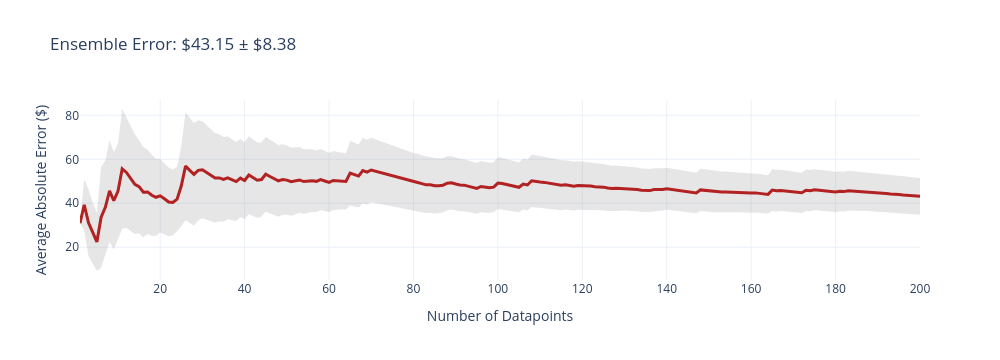
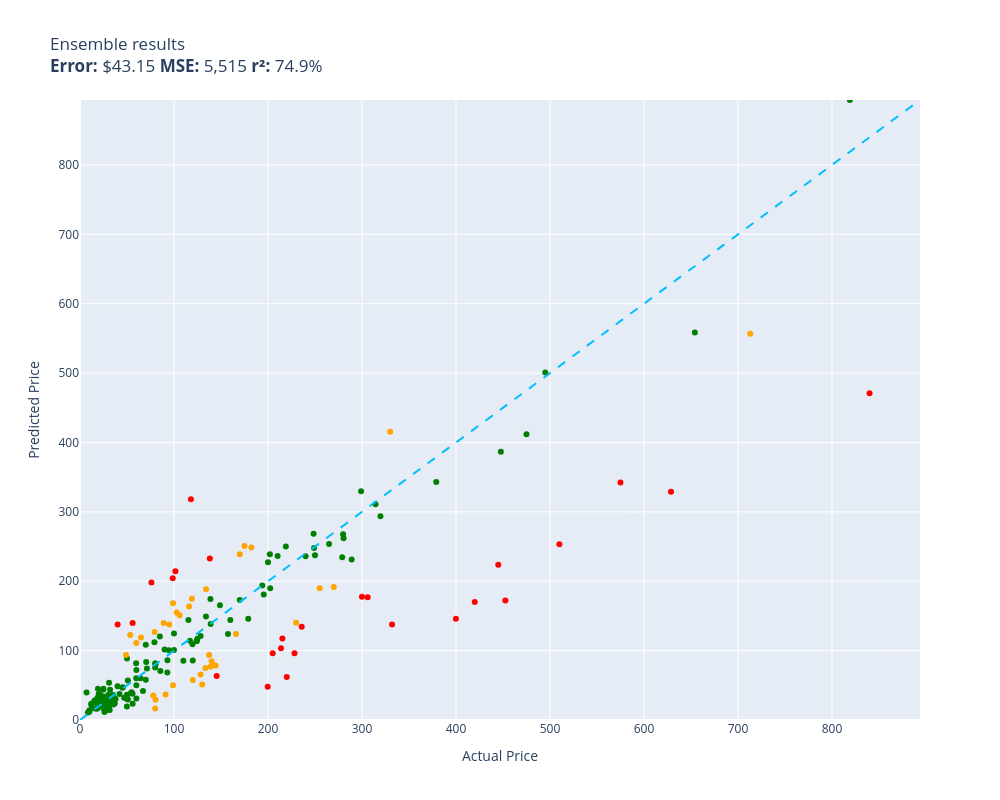

Write notebook code for charts like these, in order.
### Code cell
evaluate(ensemble, test)

### Figure 1 — Plotly figure (JSON) as saved in the notebook; plotly's stock layout.template omitted (floating-point values rounded to 4 significant figures; data arrays with more than 128 entries replaced by an {"elided": "..."} marker saying what was removed)
{"data": [{"fill": "toself", "fillcolor": "rgba(128,128,128,0.2)", "hoverinfo": "skip", "line": {"color": "rgba(255,255,255,0)"}, "name": "95% CI", "showlegend": false, "type": "scatter", "x": {"elided": "400 int values"}, "y": {"elided": "400 float values"}}, {"customdata": {"elided": "200x1 float values"}, "hovertemplate": "n=%{x}<br>Avg Error=$%{y:,.2f}<br>±95% CI=$%{customdata[0]:,.2f}<extra></extra>", "line": {"color": "firebrick", "width": 3}, "mode": "lines", "name": "Cumulative Avg Error", "type": "scatter", "x": {"elided": "200 int values"}, "y": {"elided": "200 float values"}}], "layout": {"height": 360, "showlegend": false, "title": {"text": "Ensemble Error: $43.15 ± $8.38"}, "width": 1000, "xaxis": {"title": {"text": "Number of Datapoints"}}, "yaxis": {"title": {"text": "Average Absolute Error ($)"}}}}

### Figure 2 — Plotly figure (JSON) as saved in the notebook; plotly's stock layout.template omitted (floating-point values rounded to 4 significant figures; data arrays with more than 128 entries replaced by an {"elided": "..."} marker saying what was removed)
{"data": [{"customdata": {"elided": "139x1 str values"}, "hovertemplate": "%{customdata[0]}<extra></extra>", "legendgroup": "green", "marker": {"color": "green", "size": 6, "symbol": "circle"}, "mode": "markers", "name": "green", "orientation": "v", "showlegend": true, "type": "scatter", "x": {"elided": "139 float values"}, "xaxis": "x", "y": {"elided": "139 float values"}, "yaxis": "y"}, {"customdata": [["telpo Headlight Assembly Fit For 15 Camr...\nGuess=$163.71 Actual=$115.99"], ["RBC12-UPC Replacement Battery Cartridge ...\nGuess=$140.20 Actual=$229.99"], ["SuppliesOutlet Compatible Toner Cartridg...\nGuess=$78.73 Actual=$144.29"], ["Pump Head TBVECHI 175PSI 4KW 5.5HP 21CFM...\nGuess=$415.52 Actual=$329.90"], ["Bam France 2002XL Contoured Hightech Bla...\nGuess=$556.55 Actual=$713.00"], ["GJY Portable TV,10.6 inch Mini TV for AT...\nGuess=$126.82 Actual=$79.36"], ["PEMP E65 E66 CDC Simulate Optical Fiber ...\nGuess=$174.90 Actual=$119.00"], ["SKB iSeries 3i-13096-6KP Case for BlackM...\nGuess=$250.67 Actual=$174.99"], ["Clementoni 39132.5 Jigsaw Puzzle 1,000 P...\nGuess=$16.73 Actual=$79.95"], ["KOMPUTERBAY 4GB 2X 2GB DDR2 1066MHz PC2-...\nGuess=$29.07 Actual=$80.34"], ["Tidal Front + Rear Fender Flares 4PC Poc...\nGuess=$189.95 Actual=$254.99"], ["3D Tree Hole Branches 075 Stair Risers D...\nGuess=$51.30 Actual=$129.99"], ["Projector, CRAZVIEW Projector with WiFi ...\nGuess=$122.68 Actual=$53.40"], ["Diversitech WG840585 Motor, (Ddb) 1/3Hp,...\nGuess=$188.61 Actual=$134.12"], ["Webcem Solar Shed Light Outdoor Indoor, ...\nGuess=$35.45 Actual=$77.96"], ["Festool 492370 Platin 2 S1000 Grit 6-Inc...\nGuess=$36.68 Actual=$91.00"], ["Marvel Legends Series X-Men 6-Inch Archa...\nGuess=$50.10 Actual=$98.95"], ["LEGO Marvel Avengers War Machine Buster ...\nGuess=$110.83 Actual=$59.95"], ["ANZO USA 111207 GMC SIERRA 99-06 / YUKON...\nGuess=$248.48 Actual=$182.28"], ["EMART Photography C Stand with Boom Arm,...\nGuess=$57.76 Actual=$119.99"], ["Trim Kit for 2-handle Shower & Tub Valve...\nGuess=$137.74 Actual=$94.99"], ["Aeromotive 13304 Regulator, X1 Adjustabl...\nGuess=$191.60 Actual=$269.95"], ["Ibanez M510OVS Acoustic Mandolin in Vint...\nGuess=$238.74 Actual=$169.99"], ["GENUINE VOLVO THERMOSTAT (3.0, 3.2) S60 ...\nGuess=$154.84 Actual=$102.85"], ["CradlePoint Compact Broadband Router (CB...\nGuess=$139.93 Actual=$89.00"], ["Cardone 84-58642 New HEI Electronic Dist...\nGuess=$123.98 Actual=$165.99"], ["Auertech Portable Washing Machine, 14lbs...\nGuess=$168.43 Actual=$98.99"], ["New Replacement seat cover fits Yamaha M...\nGuess=$76.71 Actual=$138.95"], ["Evan Fischer Radiator Cooling Fan Assemb...\nGuess=$93.63 Actual=$137.34"], ["UPR Mach 1 Chin Spoiler Fits 94-98 Musta...\nGuess=$118.77 Actual=$64.99"], ["ROHL WSGUM3018WH Wire Sink Grids, White\nGuess=$65.58 Actual=$128.28"], ["KUNFINE Android Radio CarPlay & Android ...\nGuess=$151.16 Actual=$106.00"], ["StonKraft Brass Chess Board Game Set wit...\nGuess=$84.85 Actual=$140.00"], ["A-Premium Front Suspension Steering Knuc...\nGuess=$93.60 Actual=$48.99"], ["Targus CityGear Durable Backpack, Black,...\nGuess=$75.01 Actual=$133.43"]], "hovertemplate": "%{customdata[0]}<extra></extra>", "legendgroup": "orange", "marker": {"color": "orange", "size": 6, "symbol": "circle"}, "mode": "markers", "name": "orange", "orientation": "v", "showlegend": true, "type": "scatter", "x": [116.0, 230.0, 144.3, 329.9, 713.0, 79.36, 119.0, 175.0, 79.95, 80.34, 255.0, 130.0, 53.4, 134.1, 77.96, 91.0, 98.95, 59.95, 182.3, 120.0, 94.99, 269.9, 170.0, 102.8, 89.0, 166.0, 98.99, 138.9, 137.3, 64.99, 128.3, 106.0, 140.0, 48.99, 133.4], "xaxis": "x", "y": [163.7, 140.2, 78.73, 415.5, 556.6, 126.8, 174.9, 250.7, 16.73, 29.07, 190.0, 51.3, 122.7, 188.6, 35.45, 36.68, 50.1, 110.8, 248.5, 57.76, 137.7, 191.6, 238.7, 154.8, 139.9, 124.0, 168.4, 76.71, 93.63, 118.8, 65.58, 151.2, 84.85, 93.6, 75.01], "yaxis": "y"}, {"customdata": [["ACDelco GM Original Equipment FW339 Fron...\nGuess=$117.37 Actual=$215.33"], ["Bam Trekking 3027SB Single Black Clarine...\nGuess=$137.76 Actual=$332.00"], ["DEWALT 20V MAX* XR Impact Driver with Bl...\nGuess=$172.20 Actual=$452.53"], ["Aolemi Oil Rubbed Bronze Single Function...\nGuess=$204.25 Actual=$98.65"], ["Travelpro Platinum Elite Slim Business L...\nGuess=$103.43 Actual=$213.83"], ["JRready ST6313 DT Deutsch Connector Kit,...\nGuess=$47.76 Actual=$199.68"], ["Dakota Alert MURS Alert Probe Sensor - M...\nGuess=$61.85 Actual=$219.99"], ["Wenger City Upgrade Laptop Backpack with...\nGuess=$63.58 Actual=$145.42"], ["MC: Pindicator (Dual Intensity Amber)\nGuess=$137.65 Actual=$40.00"], ["Sumerain S1339CM Double Handle Widesprea...\nGuess=$134.40 Actual=$235.86"], ["Poison Spyder 10-08-020 Rocker Knocker\nGuess=$328.98 Actual=$628.76"], ["Lighted Triangle Mirror Cabinet Bathroom...\nGuess=$223.70 Actual=$445.00"], ["BESTILL Wall Mounted Shower Faucet Set, ...\nGuess=$198.23 Actual=$76.00"], ["Kingston Brass KS269SN Kingston Clawfoot...\nGuess=$176.77 Actual=$305.99"], ["Pioneer 2AM401-BN Two Handle Kitchen Fau...\nGuess=$96.35 Actual=$228.22"], ["Walker Exhaust Ultra EPA 16478 Direct Fi...\nGuess=$342.23 Actual=$574.99"], ["LSI Broadcom SAS 9300-8i 8-port 12Gb/s S...\nGuess=$318.27 Actual=$118.00"], ["Canon Sure Shot 90u 35mm Date Camera\nGuess=$145.97 Actual=$399.89"], ["Linkloos Solar Street Lights Outdoor Wat...\nGuess=$139.87 Actual=$55.99"], ["SP Air Corporation SP-8102BU 1/4-Inch He...\nGuess=$96.24 Actual=$204.99"], ["ASUS VY279HE-W 27” 1080P Monitor - White...\nGuess=$232.87 Actual=$138.10"], ["Competition Clutch Disc and Pressure Pla...\nGuess=$253.31 Actual=$510.00"], ["Dell XPS 13 9343-2727SLV 13.3\" Full HD S...\nGuess=$470.79 Actual=$839.99"], ["Pacific Drums PDCM1618TTRB 16 x 18 Inche...\nGuess=$170.20 Actual=$419.99"], ["DuraGo BR5330 Front Vented Disc Brake Ro...\nGuess=$214.32 Actual=$101.51"], ["HP Laserjet 2100 Laser Printer W/Test Pr...\nGuess=$177.75 Actual=$299.98"]], "hovertemplate": "%{customdata[0]}<extra></extra>", "legendgroup": "red", "marker": {"color": "red", "size": 6, "symbol": "circle"}, "mode": "markers", "name": "red", "orientation": "v", "showlegend": true, "type": "scatter", "x": [215.3, 332.0, 452.5, 98.65, 213.8, 199.7, 220.0, 145.4, 40.0, 235.9, 628.8, 445.0, 76.0, 306.0, 228.2, 575.0, 118.0, 399.9, 55.99, 205.0, 138.1, 510.0, 840.0, 420.0, 101.5, 300.0], "xaxis": "x", "y": [117.4, 137.8, 172.2, 204.3, 103.4, 47.76, 61.85, 63.58, 137.6, 134.4, 329.0, 223.7, 198.2, 176.8, 96.35, 342.2, 318.3, 146.0, 139.9, 96.24, 232.9, 253.3, 470.8, 170.2, 214.3, 177.8], "yaxis": "y"}, {"hoverinfo": "skip", "line": {"color": "deepskyblue", "dash": "dash", "width": 2}, "mode": "lines", "name": "y = x", "showlegend": false, "type": "scatter", "x": [0, 893.6], "y": [0, 893.6]}], "layout": {"height": 800, "legend": {"title": {"text": "color"}, "tracegroupgap": 0}, "showlegend": false, "title": {"text": "Ensemble results<br><b>Error:</b> $43.15 <b>MSE:</b> 5,515 <b>r²:</b> 74.9%"}, "width": 1000, "xaxis": {"anchor": "y", "domain": [0, 1], "range": [0, 893.6], "title": {"text": "Actual Price"}}, "yaxis": {"anchor": "x", "domain": [0, 1], "range": [0, 893.6], "title": {"text": "Predicted Price"}}}}
